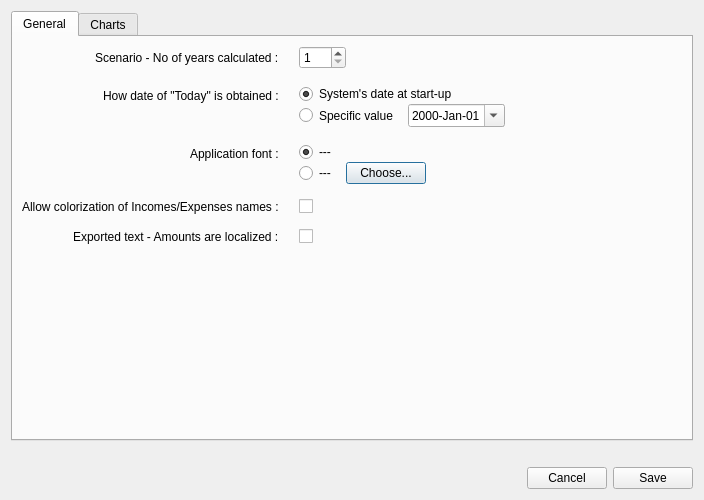
<?xml version="1.0" encoding="UTF-8"?>
<ui version="4.0">
 <class>OptionsDialog</class>
 <widget class="QDialog" name="OptionsDialog">
  <property name="geometry">
   <rect>
    <x>0</x>
    <y>0</y>
    <width>704</width>
    <height>500</height>
   </rect>
  </property>
  <property name="windowTitle">
   <string>Options Editing</string>
  </property>
  <layout class="QVBoxLayout" name="verticalLayout_2">
   <item>
    <widget class="QTabWidget" name="tabWidget">
     <property name="currentIndex">
      <number>0</number>
     </property>
     <widget class="QWidget" name="General">
      <attribute name="title">
       <string>General</string>
      </attribute>
      <layout class="QVBoxLayout" name="verticalLayout_7">
       <item>
        <layout class="QVBoxLayout" name="verticalLayout_6">
         <item>
          <layout class="QFormLayout" name="formLayout_2">
           <property name="labelAlignment">
            <set>Qt::AlignRight|Qt::AlignTrailing|Qt::AlignVCenter</set>
           </property>
           <property name="horizontalSpacing">
            <number>20</number>
           </property>
           <property name="verticalSpacing">
            <number>15</number>
           </property>
           <item row="0" column="0">
            <widget class="QLabel" name="label">
             <property name="font">
              <font>
               <bold>false</bold>
              </font>
             </property>
             <property name="text">
              <string>Scenario - No of years calculated :</string>
             </property>
            </widget>
           </item>
           <item row="0" column="1">
            <layout class="QHBoxLayout" name="horizontalLayout_9">
             <item>
              <widget class="QSpinBox" name="scenarioYearsSpinBox">
               <property name="sizePolicy">
                <sizepolicy hsizetype="Fixed" vsizetype="Preferred">
                 <horstretch>0</horstretch>
                 <verstretch>0</verstretch>
                </sizepolicy>
               </property>
               <property name="minimum">
                <number>1</number>
               </property>
               <property name="maximum">
                <number>100</number>
               </property>
              </widget>
             </item>
             <item>
              <spacer name="horizontalSpacer_8">
               <property name="orientation">
                <enum>Qt::Horizontal</enum>
               </property>
               <property name="sizeHint" stdset="0">
                <size>
                 <width>40</width>
                 <height>20</height>
                </size>
               </property>
              </spacer>
             </item>
            </layout>
           </item>
           <item row="2" column="0">
            <widget class="QLabel" name="label_9">
             <property name="font">
              <font>
               <bold>false</bold>
              </font>
             </property>
             <property name="text">
              <string>Application font :</string>
             </property>
            </widget>
           </item>
           <item row="2" column="1">
            <layout class="QVBoxLayout" name="verticalLayout_11">
             <item>
              <layout class="QHBoxLayout" name="horizontalLayout_18">
               <item>
                <widget class="QRadioButton" name="systemFontRadioButton">
                 <property name="sizePolicy">
                  <sizepolicy hsizetype="Expanding" vsizetype="Preferred">
                   <horstretch>0</horstretch>
                   <verstretch>0</verstretch>
                  </sizepolicy>
                 </property>
                 <property name="text">
                  <string>---</string>
                 </property>
                 <property name="checked">
                  <bool>true</bool>
                 </property>
                 <attribute name="buttonGroup">
                  <string notr="true">buttonGroup_2</string>
                 </attribute>
                </widget>
               </item>
              </layout>
             </item>
             <item>
              <layout class="QHBoxLayout" name="horizontalLayout_20">
               <item>
                <widget class="QRadioButton" name="customFontRadioButton">
                 <property name="sizePolicy">
                  <sizepolicy hsizetype="Preferred" vsizetype="Preferred">
                   <horstretch>0</horstretch>
                   <verstretch>0</verstretch>
                  </sizepolicy>
                 </property>
                 <property name="text">
                  <string>---</string>
                 </property>
                 <attribute name="buttonGroup">
                  <string notr="true">buttonGroup_2</string>
                 </attribute>
                </widget>
               </item>
               <item>
                <spacer name="horizontalSpacer_2">
                 <property name="orientation">
                  <enum>Qt::Horizontal</enum>
                 </property>
                 <property name="sizeType">
                  <enum>QSizePolicy::Fixed</enum>
                 </property>
                 <property name="sizeHint" stdset="0">
                  <size>
                   <width>10</width>
                   <height>20</height>
                  </size>
                 </property>
                </spacer>
               </item>
               <item>
                <widget class="QPushButton" name="setCustomFontPushButton">
                 <property name="sizePolicy">
                  <sizepolicy hsizetype="Minimum" vsizetype="Preferred">
                   <horstretch>0</horstretch>
                   <verstretch>0</verstretch>
                  </sizepolicy>
                 </property>
                 <property name="text">
                  <string>Choose...</string>
                 </property>
                </widget>
               </item>
               <item>
                <spacer name="horizontalSpacer_12">
                 <property name="orientation">
                  <enum>Qt::Horizontal</enum>
                 </property>
                 <property name="sizeHint" stdset="0">
                  <size>
                   <width>40</width>
                   <height>20</height>
                  </size>
                 </property>
                </spacer>
               </item>
              </layout>
             </item>
            </layout>
           </item>
           <item row="1" column="0">
            <widget class="QLabel" name="label_10">
             <property name="font">
              <font>
               <bold>false</bold>
              </font>
             </property>
             <property name="text">
              <string>How date of &quot;Today&quot; is obtained :</string>
             </property>
            </widget>
           </item>
           <item row="1" column="1">
            <layout class="QVBoxLayout" name="verticalLayout_12">
             <item>
              <layout class="QHBoxLayout" name="horizontalLayout_21">
               <item>
                <widget class="QRadioButton" name="todaySystemRadioButton">
                 <property name="sizePolicy">
                  <sizepolicy hsizetype="Minimum" vsizetype="Preferred">
                   <horstretch>0</horstretch>
                   <verstretch>0</verstretch>
                  </sizepolicy>
                 </property>
                 <property name="text">
                  <string>System's date at start-up</string>
                 </property>
                 <property name="checked">
                  <bool>true</bool>
                 </property>
                 <attribute name="buttonGroup">
                  <string notr="true">buttonGroup_3</string>
                 </attribute>
                </widget>
               </item>
              </layout>
             </item>
             <item>
              <layout class="QHBoxLayout" name="horizontalLayout_22">
               <item>
                <widget class="QRadioButton" name="todaySpecificRadioButton">
                 <property name="sizePolicy">
                  <sizepolicy hsizetype="Minimum" vsizetype="Preferred">
                   <horstretch>0</horstretch>
                   <verstretch>0</verstretch>
                  </sizepolicy>
                 </property>
                 <property name="text">
                  <string>Specific value</string>
                 </property>
                 <attribute name="buttonGroup">
                  <string notr="true">buttonGroup_3</string>
                 </attribute>
                </widget>
               </item>
               <item>
                <spacer name="horizontalSpacer_3">
                 <property name="orientation">
                  <enum>Qt::Horizontal</enum>
                 </property>
                 <property name="sizeType">
                  <enum>QSizePolicy::Fixed</enum>
                 </property>
                 <property name="sizeHint" stdset="0">
                  <size>
                   <width>10</width>
                   <height>20</height>
                  </size>
                 </property>
                </spacer>
               </item>
               <item>
                <widget class="QDateEdit" name="todayDateEdit">
                 <property name="sizePolicy">
                  <sizepolicy hsizetype="Minimum" vsizetype="Preferred">
                   <horstretch>0</horstretch>
                   <verstretch>0</verstretch>
                  </sizepolicy>
                 </property>
                 <property name="displayFormat">
                  <string>yyyy-MMM-dd</string>
                 </property>
                 <property name="calendarPopup">
                  <bool>true</bool>
                 </property>
                </widget>
               </item>
               <item>
                <spacer name="horizontalSpacer_13">
                 <property name="orientation">
                  <enum>Qt::Horizontal</enum>
                 </property>
                 <property name="sizeHint" stdset="0">
                  <size>
                   <width>40</width>
                   <height>20</height>
                  </size>
                 </property>
                </spacer>
               </item>
              </layout>
             </item>
            </layout>
           </item>
           <item row="3" column="0">
            <widget class="QLabel" name="label_11">
             <property name="font">
              <font>
               <bold>false</bold>
              </font>
             </property>
             <property name="text">
              <string>Allow colorization of Incomes/Expenses names :</string>
             </property>
            </widget>
           </item>
           <item row="3" column="1">
            <layout class="QHBoxLayout" name="horizontalLayout_23">
             <item>
              <widget class="QCheckBox" name="allowDecorationColorCheckBox">
               <property name="sizePolicy">
                <sizepolicy hsizetype="Minimum" vsizetype="Preferred">
                 <horstretch>0</horstretch>
                 <verstretch>0</verstretch>
                </sizepolicy>
               </property>
               <property name="text">
                <string/>
               </property>
              </widget>
             </item>
            </layout>
           </item>
           <item row="4" column="0">
            <widget class="QLabel" name="label_7">
             <property name="font">
              <font>
               <bold>false</bold>
              </font>
             </property>
             <property name="text">
              <string>Exported text - Amounts are localized :</string>
             </property>
            </widget>
           </item>
           <item row="4" column="1">
            <layout class="QHBoxLayout" name="horizontalLayout_24">
             <item>
              <widget class="QCheckBox" name="exportTextAmountLocalizedCheckBox">
               <property name="sizePolicy">
                <sizepolicy hsizetype="Minimum" vsizetype="Preferred">
                 <horstretch>0</horstretch>
                 <verstretch>0</verstretch>
                </sizepolicy>
               </property>
               <property name="text">
                <string/>
               </property>
              </widget>
             </item>
            </layout>
           </item>
          </layout>
         </item>
        </layout>
       </item>
      </layout>
     </widget>
     <widget class="QWidget" name="Charts">
      <attribute name="title">
       <string>Charts</string>
      </attribute>
      <layout class="QVBoxLayout" name="verticalLayout_9">
       <item>
        <layout class="QVBoxLayout" name="verticalLayout_8">
         <item>
          <layout class="QFormLayout" name="formLayout_3">
           <property name="labelAlignment">
            <set>Qt::AlignRight|Qt::AlignTrailing|Qt::AlignVCenter</set>
           </property>
           <property name="horizontalSpacing">
            <number>20</number>
           </property>
           <property name="verticalSpacing">
            <number>15</number>
           </property>
           <item row="0" column="0">
            <widget class="QLabel" name="label_2">
             <property name="font">
              <font>
               <bold>false</bold>
              </font>
             </property>
             <property name="text">
              <string>Use Dark Mode :</string>
             </property>
            </widget>
           </item>
           <item row="0" column="1">
            <layout class="QHBoxLayout" name="horizontalLayout_11">
             <item>
              <widget class="QCheckBox" name="chartDarkModeCheckBox">
               <property name="sizePolicy">
                <sizepolicy hsizetype="Minimum" vsizetype="Preferred">
                 <horstretch>0</horstretch>
                 <verstretch>0</verstretch>
                </sizepolicy>
               </property>
               <property name="text">
                <string/>
               </property>
              </widget>
             </item>
             <item>
              <spacer name="horizontalSpacer_9">
               <property name="orientation">
                <enum>Qt::Horizontal</enum>
               </property>
               <property name="sizeHint" stdset="0">
                <size>
                 <width>40</width>
                 <height>20</height>
                </size>
               </property>
              </spacer>
             </item>
            </layout>
           </item>
           <item row="1" column="0">
            <widget class="QLabel" name="label_3">
             <property name="font">
              <font>
               <bold>false</bold>
              </font>
             </property>
             <property name="text">
              <string>Dark Mode curve color :</string>
             </property>
            </widget>
           </item>
           <item row="1" column="1">
            <layout class="QHBoxLayout" name="horizontalLayout_13">
             <item>
              <widget class="QPushButton" name="curveDarkModeColorToolButton">
               <property name="sizePolicy">
                <sizepolicy hsizetype="Minimum" vsizetype="Preferred">
                 <horstretch>0</horstretch>
                 <verstretch>0</verstretch>
                </sizepolicy>
               </property>
               <property name="text">
                <string/>
               </property>
              </widget>
             </item>
             <item>
              <spacer name="horizontalSpacer_4">
               <property name="orientation">
                <enum>Qt::Horizontal</enum>
               </property>
               <property name="sizeType">
                <enum>QSizePolicy::Fixed</enum>
               </property>
               <property name="sizeHint" stdset="0">
                <size>
                 <width>10</width>
                 <height>20</height>
                </size>
               </property>
              </spacer>
             </item>
             <item>
              <widget class="QLabel" name="curveDMcolorLabel">
               <property name="text">
                <string>TextLabel</string>
               </property>
              </widget>
             </item>
             <item>
              <spacer name="horizontalSpacer_7">
               <property name="orientation">
                <enum>Qt::Horizontal</enum>
               </property>
               <property name="sizeHint" stdset="0">
                <size>
                 <width>40</width>
                 <height>20</height>
                </size>
               </property>
              </spacer>
             </item>
            </layout>
           </item>
           <item row="2" column="0">
            <widget class="QLabel" name="label_4">
             <property name="font">
              <font>
               <bold>false</bold>
              </font>
             </property>
             <property name="text">
              <string>Light Mode curve color :</string>
             </property>
            </widget>
           </item>
           <item row="2" column="1">
            <layout class="QHBoxLayout" name="horizontalLayout_14">
             <item>
              <widget class="QPushButton" name="curveLightModeColorToolButton">
               <property name="sizePolicy">
                <sizepolicy hsizetype="Minimum" vsizetype="Preferred">
                 <horstretch>0</horstretch>
                 <verstretch>0</verstretch>
                </sizepolicy>
               </property>
               <property name="text">
                <string/>
               </property>
              </widget>
             </item>
             <item>
              <spacer name="horizontalSpacer_5">
               <property name="orientation">
                <enum>Qt::Horizontal</enum>
               </property>
               <property name="sizeType">
                <enum>QSizePolicy::Fixed</enum>
               </property>
               <property name="sizeHint" stdset="0">
                <size>
                 <width>10</width>
                 <height>20</height>
                </size>
               </property>
              </spacer>
             </item>
             <item>
              <widget class="QLabel" name="curveLMcolorLabel">
               <property name="text">
                <string>TextLabel</string>
               </property>
              </widget>
             </item>
             <item>
              <spacer name="horizontalSpacer_6">
               <property name="orientation">
                <enum>Qt::Horizontal</enum>
               </property>
               <property name="sizeHint" stdset="0">
                <size>
                 <width>40</width>
                 <height>20</height>
                </size>
               </property>
              </spacer>
             </item>
            </layout>
           </item>
           <item row="3" column="0">
            <widget class="QLabel" name="label_5">
             <property name="font">
              <font>
               <bold>false</bold>
              </font>
             </property>
             <property name="text">
              <string>Exported image quality :</string>
             </property>
            </widget>
           </item>
           <item row="3" column="1">
            <layout class="QHBoxLayout" name="horizontalLayout_15">
             <item>
              <widget class="QSpinBox" name="qualitySpinBox">
               <property name="sizePolicy">
                <sizepolicy hsizetype="Preferred" vsizetype="Preferred">
                 <horstretch>0</horstretch>
                 <verstretch>0</verstretch>
                </sizepolicy>
               </property>
               <property name="minimum">
                <number>1</number>
               </property>
               <property name="maximum">
                <number>100</number>
               </property>
               <property name="value">
                <number>75</number>
               </property>
              </widget>
             </item>
             <item>
              <spacer name="horizontalSpacer_10">
               <property name="orientation">
                <enum>Qt::Horizontal</enum>
               </property>
               <property name="sizeHint" stdset="0">
                <size>
                 <width>40</width>
                 <height>20</height>
                </size>
               </property>
              </spacer>
             </item>
            </layout>
           </item>
           <item row="4" column="0">
            <widget class="QLabel" name="label_6">
             <property name="font">
              <font>
               <bold>false</bold>
              </font>
             </property>
             <property name="text">
              <string>Exported image type :</string>
             </property>
            </widget>
           </item>
           <item row="4" column="1">
            <layout class="QHBoxLayout" name="horizontalLayout_16">
             <item>
              <layout class="QVBoxLayout" name="verticalLayout_10">
               <item>
                <widget class="QRadioButton" name="jpgRadioButton">
                 <property name="sizePolicy">
                  <sizepolicy hsizetype="Preferred" vsizetype="Preferred">
                   <horstretch>0</horstretch>
                   <verstretch>0</verstretch>
                  </sizepolicy>
                 </property>
                 <property name="text">
                  <string>Jpg</string>
                 </property>
                 <attribute name="buttonGroup">
                  <string notr="true">buttonGroup</string>
                 </attribute>
                </widget>
               </item>
               <item>
                <widget class="QRadioButton" name="pngRadioButton">
                 <property name="sizePolicy">
                  <sizepolicy hsizetype="Preferred" vsizetype="Preferred">
                   <horstretch>0</horstretch>
                   <verstretch>0</verstretch>
                  </sizepolicy>
                 </property>
                 <property name="text">
                  <string>Png</string>
                 </property>
                 <property name="checked">
                  <bool>true</bool>
                 </property>
                 <attribute name="buttonGroup">
                  <string notr="true">buttonGroup</string>
                 </attribute>
                </widget>
               </item>
              </layout>
             </item>
            </layout>
           </item>
           <item row="5" column="0">
            <widget class="QLabel" name="label_8">
             <property name="font">
              <font>
               <bold>false</bold>
              </font>
             </property>
             <property name="text">
              <string>Overscaling for main chart :</string>
             </property>
            </widget>
           </item>
           <item row="5" column="1">
            <layout class="QHBoxLayout" name="horizontalLayout_17">
             <item>
              <widget class="QSpinBox" name="scalingMainChartSpinBox">
               <property name="sizePolicy">
                <sizepolicy hsizetype="Preferred" vsizetype="Preferred">
                 <horstretch>0</horstretch>
                 <verstretch>0</verstretch>
                </sizepolicy>
               </property>
               <property name="suffix">
                <string>%</string>
               </property>
               <property name="maximum">
                <number>5</number>
               </property>
              </widget>
             </item>
             <item>
              <spacer name="horizontalSpacer_11">
               <property name="orientation">
                <enum>Qt::Horizontal</enum>
               </property>
               <property name="sizeHint" stdset="0">
                <size>
                 <width>40</width>
                 <height>20</height>
                </size>
               </property>
              </spacer>
             </item>
            </layout>
           </item>
          </layout>
         </item>
        </layout>
       </item>
      </layout>
     </widget>
    </widget>
   </item>
   <item>
    <layout class="QVBoxLayout" name="verticalLayout"/>
   </item>
   <item>
    <spacer name="verticalSpacer">
     <property name="orientation">
      <enum>Qt::Vertical</enum>
     </property>
     <property name="sizeType">
      <enum>QSizePolicy::Fixed</enum>
     </property>
     <property name="sizeHint" stdset="0">
      <size>
       <width>20</width>
       <height>20</height>
      </size>
     </property>
    </spacer>
   </item>
   <item>
    <layout class="QHBoxLayout" name="horizontalLayout">
     <item>
      <spacer name="horizontalSpacer">
       <property name="orientation">
        <enum>Qt::Horizontal</enum>
       </property>
       <property name="sizeHint" stdset="0">
        <size>
         <width>40</width>
         <height>20</height>
        </size>
       </property>
      </spacer>
     </item>
     <item>
      <widget class="QPushButton" name="cancelPushButton">
       <property name="text">
        <string>Cancel</string>
       </property>
      </widget>
     </item>
     <item>
      <widget class="QPushButton" name="applyPushButton">
       <property name="text">
        <string>Save</string>
       </property>
      </widget>
     </item>
    </layout>
   </item>
  </layout>
 </widget>
 <resources/>
 <connections/>
 <buttongroups>
  <buttongroup name="buttonGroup_3"/>
  <buttongroup name="buttonGroup_2"/>
  <buttongroup name="buttonGroup"/>
 </buttongroups>
</ui>
